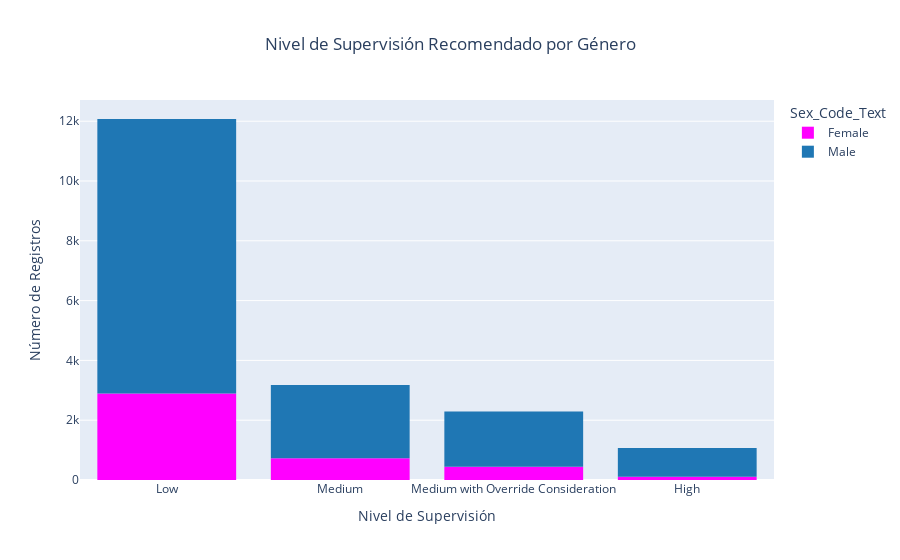
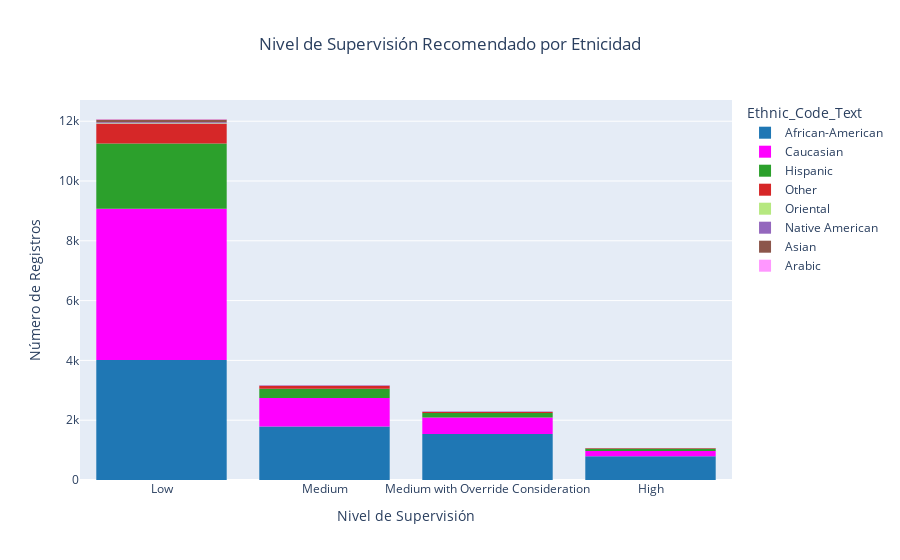

Notebook code for these charts, in order:
### Markdown cell above
#### 1.6. Distribución por Nivel de supervisión

### Code cell
# Nivel de supervisión recomendado por género usando Plotly
fig_supervision_gender = px.histogram(
    grouped_by_way,
    x='RecSupervisionLevelText',
    color='Sex_Code_Text',
    title='Nivel de Supervisión Recomendado por Género',
    color_discrete_map={'Male': '#1f77b4', 'Female': '#ff00ff'},  # Colores fuertes
    labels={'RecSupervisionLevelText': 'Nivel de Supervisión', 'count': 'Número de Registros'}
)

fig_supervision_gender.update_traces(
    hovertemplate='<br>Nivel de Supervisión=%{x}<br>Género=%{color}<br>Total Registros=%{y}'
)

fig_supervision_gender.update_layout(
    xaxis_title='Nivel de Supervisión',
    yaxis_title='Número de Registros',
    title={'text': 'Nivel de Supervisión Recomendado por Género', 'x':0.5},
    xaxis={'categoryorder': 'total descending'},  # Ordenar de mayor a menor
    bargap=0.2
)

fig_supervision_gender.show()

# Nivel de supervisión recomendado por etnicidad usando Plotly
fig_supervision_ethnicity = px.histogram(
    grouped_by_way,
    x='RecSupervisionLevelText',
    color='Ethnic_Code_Text',
    title='Nivel de Supervisión Recomendado por Etnicidad',
    color_discrete_map={
        'African-American': '#1f77b4',  # Azul
        'Caucasian': '#ff00ff',         # Fucsia
        'Hispanic': '#2ca02c',          # Verde
        'Other': '#d62728',            # Rojo
        'Native American': '#9467bd',  # Púrpura
        'Asian': '#8c564b',            # Marrón
        'African-Am': '#e377c2'         # Rosa claro
    },
    labels={'RecSupervisionLevelText': 'Nivel de Supervisión', 'count': 'Número de Registros'}
)

fig_supervision_ethnicity.update_traces(
    hovertemplate='<br>Nivel de Supervisión=%{x}<br>Etnicidad=%{color}<br>Total Registros=%{y}'
)

fig_supervision_ethnicity.update_layout(
    xaxis_title='Nivel de Supervisión',
    yaxis_title='Número de Registros',
    title={'text': 'Nivel de Supervisión Recomendado por Etnicidad', 'x':0.5},
    xaxis={'categoryorder': 'total descending'},  # Ordenar de mayor a menor
    bargap=0.2
)

fig_supervision_ethnicity.show()

# Mostrar los porcentajes de distribución para RecSupervisionLevelText por género
supervision_gender_counts = grouped_by_way.groupby('RecSupervisionLevelText')['Sex_Code_Text'].value_counts(normalize=True).unstack().fillna(0) * 100
print("\nDistribución de Nivel de Supervisión Recomendado por Género:")
print(supervision_gender_counts)

# Mostrar los porcentajes de distribución para RecSupervisionLevelText por etnicidad
supervision_ethnicity_counts = grouped_by_way.groupby('RecSupervisionLevelText')['Ethnic_Code_Text'].value_counts(normalize=True).unstack().fillna(0) * 100
print("\nDistribución de Nivel de Supervisión Recomendado por Etnicidad:")
print(supervision_ethnicity_counts)

### Figure 1 — Plotly figure (JSON) as saved in the notebook; plotly's stock layout.template omitted (floating-point values rounded to 4 significant figures; data arrays with more than 128 entries replaced by an {"elided": "..."} marker saying what was removed)
{"data": [{"alignmentgroup": "True", "bingroup": "x", "hovertemplate": "<br>Nivel de Supervisión=%{x}<br>Género=%{color}<br>Total Registros=%{y}", "legendgroup": "Female", "marker": {"color": "#ff00ff", "pattern": {"shape": ""}}, "name": "Female", "offsetgroup": "Female", "orientation": "v", "showlegend": true, "type": "histogram", "x": {"elided": "4167 str values"}, "xaxis": "x", "yaxis": "y"}, {"alignmentgroup": "True", "bingroup": "x", "hovertemplate": "<br>Nivel de Supervisión=%{x}<br>Género=%{color}<br>Total Registros=%{y}", "legendgroup": "Male", "marker": {"color": "#1f77b4", "pattern": {"shape": ""}}, "name": "Male", "offsetgroup": "Male", "orientation": "v", "showlegend": true, "type": "histogram", "x": {"elided": "14443 str values"}, "xaxis": "x", "yaxis": "y"}], "layout": {"bargap": 0.2, "barmode": "relative", "legend": {"title": {"text": "Sex_Code_Text"}, "tracegroupgap": 0}, "title": {"text": "Nivel de Supervisión Recomendado por Género", "x": 0.5}, "xaxis": {"anchor": "y", "categoryorder": "total descending", "domain": [0, 1], "title": {"text": "Nivel de Supervisión"}}, "yaxis": {"anchor": "x", "domain": [0, 1], "title": {"text": "Número de Registros"}}}}

### Figure 2 — Plotly figure (JSON) as saved in the notebook; plotly's stock layout.template omitted (floating-point values rounded to 4 significant figures; data arrays with more than 128 entries replaced by an {"elided": "..."} marker saying what was removed)
{"data": [{"alignmentgroup": "True", "bingroup": "x", "hovertemplate": "<br>Nivel de Supervisión=%{x}<br>Etnicidad=%{color}<br>Total Registros=%{y}", "legendgroup": "African-American", "marker": {"color": "#1f77b4", "pattern": {"shape": ""}}, "name": "African-American", "offsetgroup": "African-American", "orientation": "v", "showlegend": true, "type": "histogram", "x": {"elided": "8125 str values"}, "xaxis": "x", "yaxis": "y"}, {"alignmentgroup": "True", "bingroup": "x", "hovertemplate": "<br>Nivel de Supervisión=%{x}<br>Etnicidad=%{color}<br>Total Registros=%{y}", "legendgroup": "Caucasian", "marker": {"color": "#ff00ff", "pattern": {"shape": ""}}, "name": "Caucasian", "offsetgroup": "Caucasian", "orientation": "v", "showlegend": true, "type": "histogram", "x": {"elided": "6742 str values"}, "xaxis": "x", "yaxis": "y"}, {"alignmentgroup": "True", "bingroup": "x", "hovertemplate": "<br>Nivel de Supervisión=%{x}<br>Etnicidad=%{color}<br>Total Registros=%{y}", "legendgroup": "Hispanic", "marker": {"color": "#2ca02c", "pattern": {"shape": ""}}, "name": "Hispanic", "offsetgroup": "Hispanic", "orientation": "v", "showlegend": true, "type": "histogram", "x": {"elided": "2728 str values"}, "xaxis": "x", "yaxis": "y"}, {"alignmentgroup": "True", "bingroup": "x", "hovertemplate": "<br>Nivel de Supervisión=%{x}<br>Etnicidad=%{color}<br>Total Registros=%{y}", "legendgroup": "Other", "marker": {"color": "#d62728", "pattern": {"shape": ""}}, "name": "Other", "offsetgroup": "Other", "orientation": "v", "showlegend": true, "type": "histogram", "x": {"elided": "808 str values"}, "xaxis": "x", "yaxis": "y"}, {"alignmentgroup": "True", "bingroup": "x", "hovertemplate": "<br>Nivel de Supervisión=%{x}<br>Etnicidad=%{color}<br>Total Registros=%{y}", "legendgroup": "Oriental", "marker": {"color": "#B6E880", "pattern": {"shape": ""}}, "name": "Oriental", "offsetgroup": "Oriental", "orientation": "v", "showlegend": true, "type": "histogram", "x": ["Low", "Low", "Low", "Low", "Low", "Low", "Low", "Low", "Low", "Low", "High", "Low", "Low"], "xaxis": "x", "yaxis": "y"}, {"alignmentgroup": "True", "bingroup": "x", "hovertemplate": "<br>Nivel de Supervisión=%{x}<br>Etnicidad=%{color}<br>Total Registros=%{y}", "legendgroup": "Native American", "marker": {"color": "#9467bd", "pattern": {"shape": ""}}, "name": "Native American", "offsetgroup": "Native American", "orientation": "v", "showlegend": true, "type": "histogram", "x": ["Low", "Medium", "High", "Low", "Medium with Override Consideration", "Low", "Medium", "Low", "Medium with Override Consideration", "Medium with Override Consideration", "Low", "Medium with Override Consideration", "Low", "Low", "Low", "Medium", "Low", "Low", "Low", "Low", "Low", "Medium", "Medium", "Low", "Medium", "Medium with Override Consideration", "High", "Medium", "Low", "Medium with Override Consideration", "Medium with Override Consideration", "Medium", "Low", "Medium", "Medium", "Medium", "Low", "Medium", "Low", "Low", "Low", "Low", "Low", "Medium with Override Consideration", "Low", "Medium with Override Consideration", "High", "Medium", "Low", "Low", "Low", "High", "Low", "Low", "Low", "Medium with Override Consideration", "Low", "Low", "Low", "Medium", "Low", "Medium with Override Consideration", "High", "Medium", "Low"], "xaxis": "x", "yaxis": "y"}, {"alignmentgroup": "True", "bingroup": "x", "hovertemplate": "<br>Nivel de Supervisión=%{x}<br>Etnicidad=%{color}<br>Total Registros=%{y}", "legendgroup": "Asian", "marker": {"color": "#8c564b", "pattern": {"shape": ""}}, "name": "Asian", "offsetgroup": "Asian", "orientation": "v", "showlegend": true, "type": "histogram", "x": ["Low", "Medium with Override Consideration", "Low", "Low", "Low", "Medium", "Low", "Low", "Low", "Low", "Low", "Low", "Low", "Low", "Low", "Low", "Low", "Low", "Low", "High", "Medium", "Low", "Low", "Low", "Low", "Low", "Low", "Low", "Low", "Low", "Medium", "Low", "Low", "Low", "Low", "Low", "Low", "Low", "Low", "Low", "Low", "Low", "Low", "Low", "Low", "Low", "Low", "Low", "Low", "Low", "Low", "Low", "Low", "Medium", "Low", "Low", "Low", "Low", "Medium", "Low", "Low", "Low", "Low", "Low", "Low", "Low", "Low", "Low", "Low", "Low", "Low", "Low", "Medium with Override Consideration", "Low", "Low", "Low", "Low", "Low", "Low", "High", "Low", "Low", "Low", "Low", "Low", "Low", "Low", "Low", "Low", "Low", "Low", "Low", "Low", "High", "Low", "Low", "Low", "Low", "Low", "Low", "Low", "Low", "Medium", "Low"], "xaxis": "x", "yaxis": "y"}, {"alignmentgroup": "True", "bingroup": "x", "hovertemplate": "<br>Nivel de Supervisión=%{x}<br>Etnicidad=%{color}<br>Total Registros=%{y}", "legendgroup": "Arabic", "marker": {"color": "#FF97FF", "pattern": {"shape": ""}}, "name": "Arabic", "offsetgroup": "Arabic", "orientation": "v", "showlegend": true, "type": "histogram", "x": ["Medium", "Low", "Low", "High", "Low", "Low", "Medium", "Medium", "Medium", "Low", "Low", "Low", "Low", "Low", "Medium with Override Consideration", "Medium", "Low", "Low", "Low", "Medium with Override Consideration", "Low", "Low", "Low", "Low", "Low"], "xaxis": "x", "yaxis": "y"}], "layout": {"bargap": 0.2, "barmode": "relative", "legend": {"title": {"text": "Ethnic_Code_Text"}, "tracegroupgap": 0}, "title": {"text": "Nivel de Supervisión Recomendado por Etnicidad", "x": 0.5}, "xaxis": {"anchor": "y", "categoryorder": "total descending", "domain": [0, 1], "title": {"text": "Nivel de Supervisión"}}, "yaxis": {"anchor": "x", "domain": [0, 1], "title": {"text": "Número de Registros"}}}}
